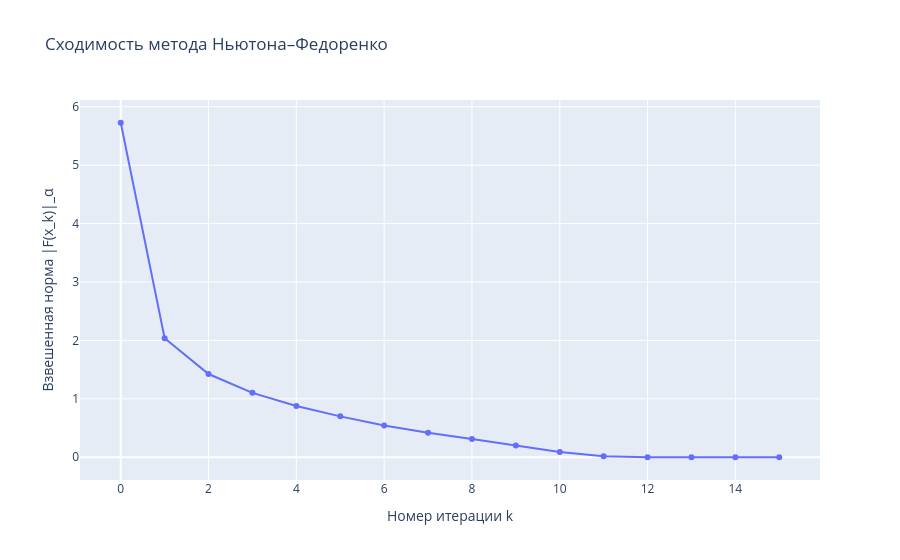

The notebook cell saved with this chart:
### Markdown cell above
# Численное решение системы нелинейных уравнений методом Ньютона

В данном разделе рассматривается решение системы двух нелинейных уравнений вида:
$$
\begin{cases} 
f_1(x, y) = 0 \\
f_2(x, y) = 0 
\end{cases}
$$

### 1. Постановка задачи
Мы ищем вектор состояния $\mathbf{u} = (x, y)^T$, который обращает вектор-функцию $\mathbf{F}(\mathbf{u}) = (f_1, f_2)^T$ в ноль. В коде используются функции:
* $f_1(x, y) = x^5 + y^4 - 2$
* $f_2(x, y) = (x - 2)^3 + (y - 2)^3 + 16$

### 2. Метод Ньютона (линеаризация)
Для нахождения следующего приближения $\mathbf{u}_{k+1} = \mathbf{u}_k + \Delta \mathbf{u}$ используется разложение в ряд Тейлора. Решается система линейных уравнений относительно поправок $(\Delta x, \Delta y)$:
$$
J(\mathbf{u}_k) \Delta \mathbf{u} = -\mathbf{F}(\mathbf{u}_k)
$$
где $J$ — матрица Якоби:
$$
J = \begin{pmatrix} 
\frac{\partial f_1}{\partial x} & \frac{\partial f_1}{\partial y} \\ 
\frac{\partial f_2}{\partial x} & \frac{\partial f_2}{\partial y} 
\end{pmatrix}
$$

Поправки вычисляются по правилу Крамера (как реализовано в функции `newton_step`):
$$
\Delta x = \frac{\det J_x}{\det J}, \quad \Delta y = \frac{\det J_y}{\det J}
$$

### 3. Модификация: Метод Федоренко
Для улучшения сходимости и предотвращения расходимости при плохом начальном приближении используется параметр релаксации (шаг) $\tau \in (0, 1]$:
$$
\mathbf{u}_{k+1} = \mathbf{u}_k + \tau \Delta \mathbf{u}
$$

В реализации применен алгоритм адаптивного выбора шага: если значение нормы не уменьшается, шаг $\tau$ дробится ($\tau = \tau / 2$) до выполнения условия:
$$
\|\mathbf{F}(\mathbf{u}_{k+1})\| < \|\mathbf{F}(\mathbf{u}_{k})\|
$$

### 4. Критерий сходимости
В качестве меры близости к решению используется взвешенная норма:
$$
\|\mathbf{F}\|_\alpha = \sqrt{\left(\frac{f_1}{\alpha_1}\right)^2 + \left(\frac{f_2}{\alpha_2}\right)^2}
$$
где веса $\alpha_i$ — это евклидовы нормы градиентов соответствующих функций $\alpha_i = \|\nabla f_i\|_2$. Это позволяет отнормировать вклад каждого уравнения в общую ошибку.

Итерационный процесс прекращается, когда $\|\mathbf{F}\|_\alpha < \varepsilon$.

### Code cell
import numpy as np 
import matplotlib.pyplot as plt 
from tqdm.notebook import tqdm
import plotly.graph_objects as go

def f1(x, y): 
    return x**5 + y**4 - 2 
 
def f2(x, y): 
    return (x - 2)**3 + (y - 2)**3 + 16 
 
def df1_dx(x, y): 
    return 5 * x**4 
 
def df1_dy(x, y): 
    return 4 * y**3 
 
def df2_dx(x, y): 
    return 3 * (x - 2)**2 
 
def df2_dy(x, y): 
    return 3 * (y - 2)**2 
 
def weighted_norm(x, y): 
    a1 = np.sqrt(df1_dx(x, y)**2 + df1_dy(x, y)**2) 
    a2 = np.sqrt(df2_dx(x, y)**2 + df2_dy(x, y)**2) 
    return np.sqrt((f1(x, y)/a1)**2 + (f2(x, y)/a2)**2) 
 
def newton_step(x, y): 
    a = df1_dx(x, y) 
    b = df1_dy(x, y) 
    c = df2_dx(x, y) 
    d = df2_dy(x, y) 
 
    F1 = f1(x, y) 
    F2 = f2(x, y) 
 
    det = a * d - b * c 
 
    dx = ((-F1) * d - b * (-F2)) / det 
    dy = (a * (-F2) - (-F1) * c) / det 
 
    return dx, dy 
 


def newton(x,y,eps=1e-15, max_iter=100,tau=1.0):
    norms = [weighted_norm(x, y)] 
    print("-"*50)
    print(f'tau = {tau}')
    for k in range(max_iter): 
        dx, dy = newton_step(x, y) 
        norm_old = weighted_norm(x, y) 
    
        while True: 
            x_new = x + tau * dx 
            y_new = y + tau * dy 
            if weighted_norm(x_new, y_new) < norm_old: 
                break 
            tau /= 2 
    
        x, y = x_new, y_new 
        norms.append(weighted_norm(x, y)) 
        print(f'Иттерация = {k}, ошибка = {norms[-1]}')
    
        if norms[-1] < eps: 
            break 
    print()
    print()
    return norms

x, y = 2.0, 3.0 
# tau_arr = np.arange(0.5,2,0.1)
tau_arr = [1]
results = []
for tau in tqdm(tau_arr):
    results.append(newton(x,y,tau=tau))


 



fig = go.Figure()

for tau, norms in zip(tau_arr, results):
    fig.add_trace(go.Scatter(
        y=norms,
        x=list(range(len(norms))),
        mode='lines+markers',
        name=f"τ = {tau}"
    ))

fig.update_layout(
    title="Сходимость метода Ньютона–Федоренко",
    xaxis_title="Номер итерации k",
    yaxis_title="Взвешенная норма |F(x_k)|_α",
    # yaxis_type="log", 
)

fig.show()

### Figure 1 — Plotly figure (JSON) as saved in the notebook; plotly's stock layout.template omitted (floating-point values rounded to 4 significant figures)
{"data": [{"mode": "lines+markers", "name": "τ = 1", "type": "scatter", "x": [0, 1, 2, 3, 4, 5, 6, 7, 8, 9, 10, 11, 12, 13, 14, 15], "y": [5.727, 2.037, 1.425, 1.102, 0.8788, 0.6999, 0.5424, 0.4189, 0.3115, 0.2016, 0.0887, 0.01563, 0.0004325, 3.214e-07, 1.771e-13, 2.605e-17]}], "layout": {"title": {"text": "Сходимость метода Ньютона–Федоренко"}, "xaxis": {"title": {"text": "Номер итерации k"}}, "yaxis": {"title": {"text": "Взвешенная норма |F(x_k)|_α"}}}}
